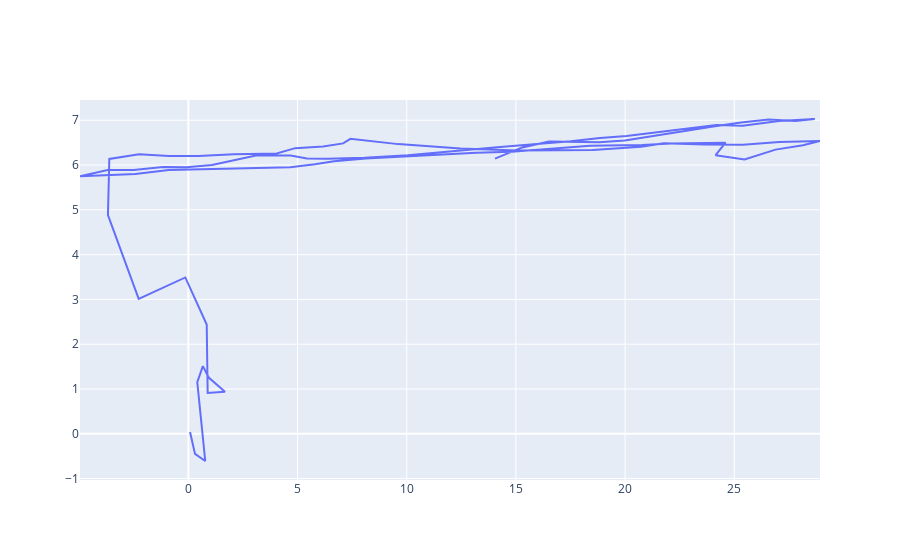

This figure's notebook cell:
### Code cell
fig = go.Figure(data=[pred_data])
fig.show()
